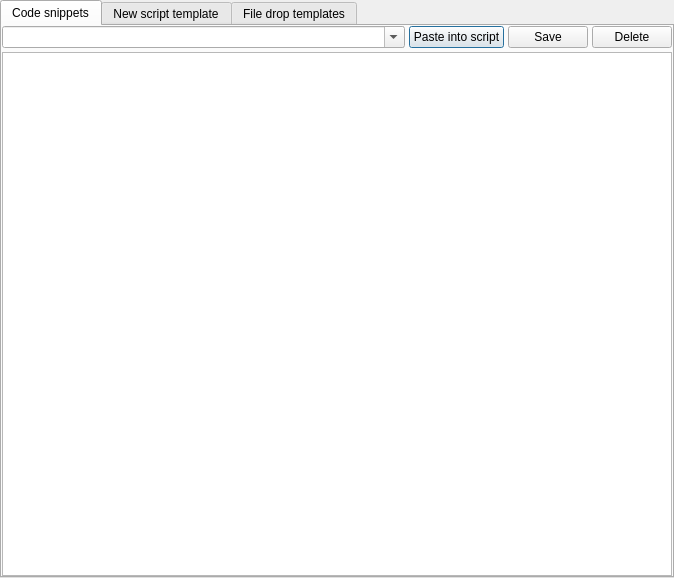
<?xml version="1.0" encoding="UTF-8"?>
<ui version="4.0">
 <class>TemplatesDialog</class>
 <widget class="QDialog" name="TemplatesDialog">
  <property name="geometry">
   <rect>
    <x>0</x>
    <y>0</y>
    <width>674</width>
    <height>578</height>
   </rect>
  </property>
  <property name="windowTitle">
   <string>Script templates</string>
  </property>
  <layout class="QVBoxLayout" name="verticalLayout">
   <property name="spacing">
    <number>0</number>
   </property>
   <property name="leftMargin">
    <number>0</number>
   </property>
   <property name="topMargin">
    <number>0</number>
   </property>
   <property name="rightMargin">
    <number>0</number>
   </property>
   <property name="bottomMargin">
    <number>0</number>
   </property>
   <item>
    <widget class="QTabWidget" name="templatesTabWidget">
     <property name="currentIndex">
      <number>0</number>
     </property>
     <widget class="QWidget" name="codeSnippetsTab">
      <attribute name="title">
       <string>Code snippets</string>
      </attribute>
      <layout class="QVBoxLayout" name="verticalLayout_3">
       <property name="spacing">
        <number>4</number>
       </property>
       <property name="leftMargin">
        <number>0</number>
       </property>
       <property name="topMargin">
        <number>0</number>
       </property>
       <property name="rightMargin">
        <number>0</number>
       </property>
       <property name="bottomMargin">
        <number>0</number>
       </property>
       <item>
        <layout class="QHBoxLayout" name="horizontalLayout_2">
         <property name="spacing">
          <number>4</number>
         </property>
         <item>
          <widget class="QComboBox" name="snippetNameComboBox">
           <property name="sizePolicy">
            <sizepolicy hsizetype="Expanding" vsizetype="Fixed">
             <horstretch>0</horstretch>
             <verstretch>0</verstretch>
            </sizepolicy>
           </property>
           <property name="editable">
            <bool>true</bool>
           </property>
           <property name="insertPolicy">
            <enum>QComboBox::NoInsert</enum>
           </property>
          </widget>
         </item>
         <item>
          <widget class="QPushButton" name="snippetPasteIntoScriptButton">
           <property name="text">
            <string>Paste into script</string>
           </property>
          </widget>
         </item>
         <item>
          <widget class="QPushButton" name="snippetSaveButton">
           <property name="text">
            <string>Save</string>
           </property>
          </widget>
         </item>
         <item>
          <widget class="QPushButton" name="snippetDeleteButton">
           <property name="text">
            <string>Delete</string>
           </property>
          </widget>
         </item>
        </layout>
       </item>
       <item>
        <widget class="ScriptEditor" name="snippetEdit"/>
       </item>
      </layout>
     </widget>
     <widget class="QWidget" name="newScriptTemplateTab">
      <attribute name="title">
       <string>New script template</string>
      </attribute>
      <layout class="QVBoxLayout" name="verticalLayout_2">
       <property name="spacing">
        <number>4</number>
       </property>
       <property name="leftMargin">
        <number>0</number>
       </property>
       <property name="topMargin">
        <number>0</number>
       </property>
       <property name="rightMargin">
        <number>0</number>
       </property>
       <property name="bottomMargin">
        <number>0</number>
       </property>
       <item>
        <widget class="ScriptEditor" name="newScriptTemplateEdit"/>
       </item>
       <item>
        <layout class="QHBoxLayout" name="horizontalLayout">
         <property name="spacing">
          <number>4</number>
         </property>
         <item>
          <spacer name="horizontalSpacer">
           <property name="orientation">
            <enum>Qt::Horizontal</enum>
           </property>
           <property name="sizeHint" stdset="0">
            <size>
             <width>318</width>
             <height>20</height>
            </size>
           </property>
          </spacer>
         </item>
         <item>
          <widget class="QPushButton" name="newScriptTemplateRevertButton">
           <property name="text">
            <string>Revert</string>
           </property>
          </widget>
         </item>
         <item>
          <widget class="QPushButton" name="newScriptTemplateLoadDefaultButton">
           <property name="text">
            <string>Load default</string>
           </property>
          </widget>
         </item>
         <item>
          <widget class="QPushButton" name="newScriptTemplateSaveButton">
           <property name="text">
            <string>Save</string>
           </property>
          </widget>
         </item>
        </layout>
       </item>
      </layout>
     </widget>
     <widget class="QWidget" name="fileDropTemplatesTab">
      <attribute name="title">
       <string>File drop templates</string>
      </attribute>
     </widget>
    </widget>
   </item>
  </layout>
 </widget>
 <customwidgets>
  <customwidget>
   <class>ScriptEditor</class>
   <extends>QPlainTextEdit</extends>
   <header>../../src/scripteditor/scripteditor.h</header>
  </customwidget>
 </customwidgets>
 <resources/>
 <connections/>
</ui>
